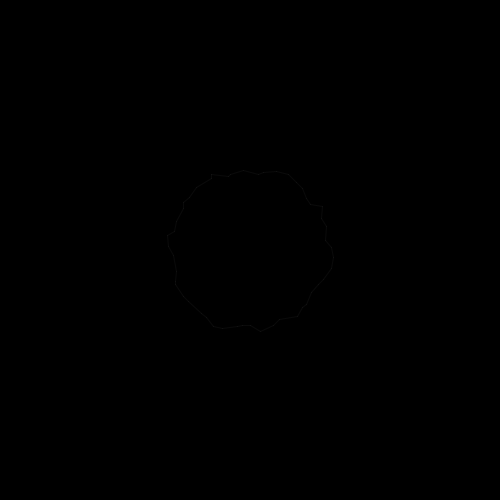
Frame 1 (no input)
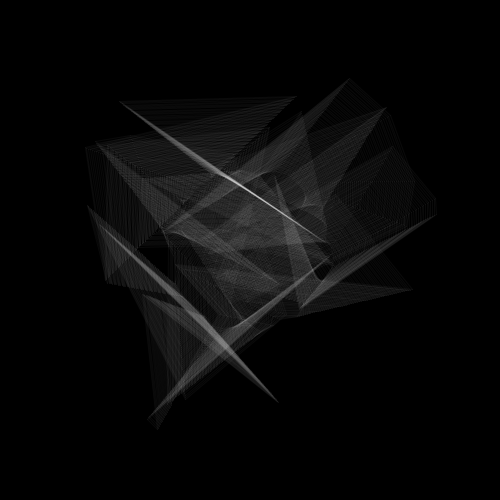
Frame 60 (the mouse pressed at the canvas centre just before this capture)
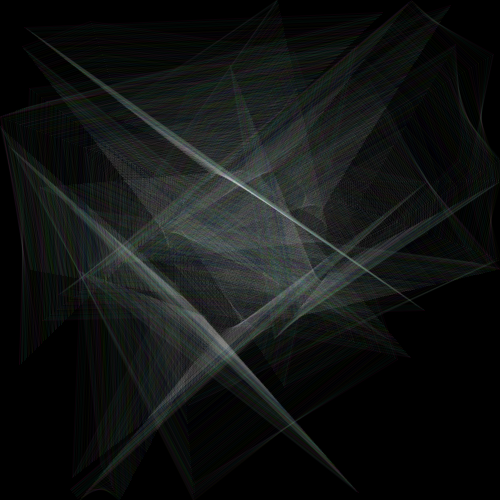
Frame 120 (the mouse held since frame 60 and released just before this capture)

The Processing sketch that drew these frames (run headless with seeded random() and noise(); from frame 60 on, the mouse is pressed at the canvas centre):

// Processing sketch: processing_178135
// ── processing_178135.pde

  ArrayList<Particle> particles;
  //PVector wind;
  int N = 50;  // Change this value for different effects.
  int r  = 255;
  int b  = 255;
  int g  = 255;
  
  void setup()
  {
   size(500, 500);
   particles = new ArrayList<Particle>();
   background(0);
   for(int i = 0; i < N; i++)
   particles.add(new Particle(width/2 + 80 * cos(i * TWO_PI/N), height/2 + 80 * sin(i * TWO_PI/N), 5) );
  }
  
  void draw()
  {
   // fill(255, 5);
   //rect(0, 0, width, height);
   //background(255);
   //wind = new PVector(mouseX - pmouseX, mouseY - pmouseY);
   for(Particle p : particles)
   p.run();
  // println(frameRate);
   
   //Make connections between particles 0 and 1, 1 and 2, so forth.
   for(int i = 0; i < N - 1; i++)
   {
     Particle q = (Particle)particles.get(i);
     Particle r = (Particle)particles.get(i + 1);
     q.drawLine(r);  
   }
   //Connect the last particle to the first particle.
   particles.get(0).drawLine(particles.get(N-1));
   
   //Color change
   if(mousePressed)
   {
    r = int(random(255));
    b = int(random(255));
    g = int(random(255));
   //particles.get(2).applyForce(wind);
   }
  }
  


 class Particle
 {
  
   PVector location, velocity, acceleration;
   float mass;
   float damping = 1;
   int topspeed = 2;
   
   Particle(float X_, float Y_, float mass_)
   {
    mass = mass_;
    location = new PVector(X_, Y_);
    velocity = new PVector(random(-5, 5), random(-5, 5));
    acceleration = new PVector(0, 0);
   }
    
   void applyForce(PVector p)
   {
    p.div(mass);
    acceleration = p; 
   }
   
   void update()
   {
    velocity.add(acceleration);
    location.add(velocity);
    acceleration = new PVector(0, 0);
   
    if(velocity.mag() < 0.001f * 0.001f)
    velocity = new PVector(0, 0); 
   
    velocity.limit(topspeed);
    velocity.mult(damping);
   }
   
   void display()
   {
    fill(175);
    //ellipse(location.x, location.y, 20, 20);
   }
   
   void run()
   {
    update();
    collisionCheck();
    //display(); 
   }
   
   void drawLine(Particle p)
   {
    stroke(r, b,g, 10);
    line(location.x, location.y, p.location.x, p.location.y);
   }
   
   void collisionCheck()
   {
    if(location.x > width)
      {
        location.x = width;
        if(velocity.x > 0 )
        velocity.x *= -1;
      }
       if(location.x < 0)
      {
        location.x = 0;
        if(velocity.x < 0 )
        velocity.x *= -1;
      }
      if(location.y > height)
      {
        location.y = height;
        if(velocity.y > 0 )
        velocity.y *= -1;
      }
       if(location.y < 0)
      {
        location.y = 0;
        if(velocity.y < 0 )
        velocity.y *= -1;
      }
   }
 }
